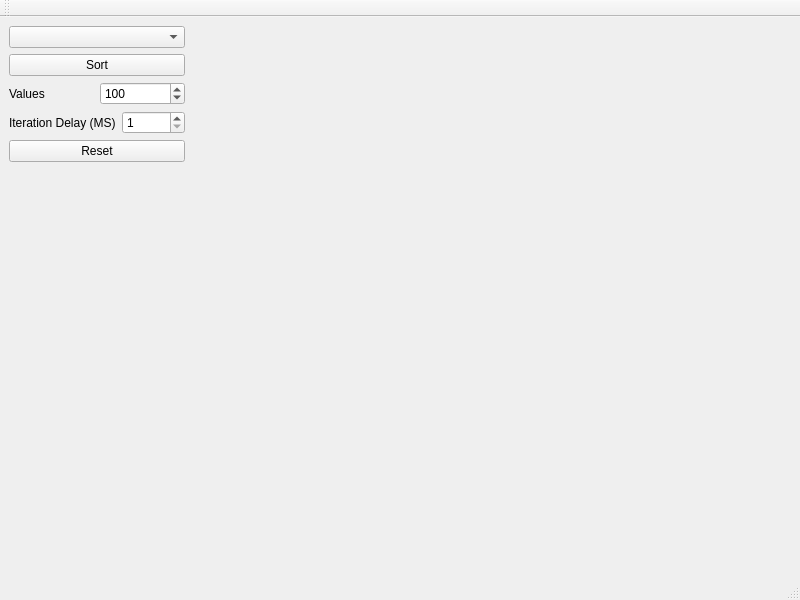
<?xml version="1.0" encoding="UTF-8"?>
<ui version="4.0">
 <class>MainWindow</class>
 <widget class="QMainWindow" name="MainWindow">
  <property name="geometry">
   <rect>
    <x>0</x>
    <y>0</y>
    <width>800</width>
    <height>600</height>
   </rect>
  </property>
  <property name="windowTitle">
   <string>MainWindow</string>
  </property>
  <widget class="QWidget" name="centralwidget">
   <layout class="QHBoxLayout" name="horizontalLayout_2">
    <item>
     <layout class="QVBoxLayout" name="verticalLayout">
      <item>
       <widget class="QComboBox" name="comboBox"/>
      </item>
      <item>
       <widget class="QPushButton" name="sort">
        <property name="text">
         <string>Sort</string>
        </property>
       </widget>
      </item>
      <item>
       <layout class="QHBoxLayout" name="horizontalLayout_3">
        <item>
         <widget class="QLabel" name="label_2">
          <property name="text">
           <string>Values</string>
          </property>
         </widget>
        </item>
        <item>
         <widget class="QSpinBox" name="values">
          <property name="minimum">
           <number>10</number>
          </property>
          <property name="maximum">
           <number>500</number>
          </property>
          <property name="value">
           <number>100</number>
          </property>
         </widget>
        </item>
       </layout>
      </item>
      <item>
       <layout class="QHBoxLayout" name="horizontalLayout">
        <item>
         <widget class="QLabel" name="label">
          <property name="text">
           <string>Iteration Delay (MS)</string>
          </property>
         </widget>
        </item>
        <item>
         <widget class="QSpinBox" name="delay">
          <property name="minimum">
           <number>1</number>
          </property>
          <property name="maximum">
           <number>1000</number>
          </property>
         </widget>
        </item>
       </layout>
      </item>
      <item>
       <widget class="QPushButton" name="reset">
        <property name="text">
         <string>Reset</string>
        </property>
       </widget>
      </item>
      <item>
       <spacer name="verticalSpacer_2">
        <property name="orientation">
         <enum>Qt::Vertical</enum>
        </property>
        <property name="sizeHint" stdset="0">
         <size>
          <width>20</width>
          <height>40</height>
         </size>
        </property>
       </spacer>
      </item>
     </layout>
    </item>
    <item>
     <widget class="QWidget" name="paintArea" native="true">
      <property name="minimumSize">
       <size>
        <width>600</width>
        <height>0</height>
       </size>
      </property>
      <property name="baseSize">
       <size>
        <width>0</width>
        <height>0</height>
       </size>
      </property>
     </widget>
    </item>
   </layout>
  </widget>
  <widget class="QMenuBar" name="menubar">
   <property name="geometry">
    <rect>
     <x>0</x>
     <y>0</y>
     <width>800</width>
     <height>21</height>
    </rect>
   </property>
  </widget>
  <widget class="QStatusBar" name="statusbar"/>
  <widget class="QToolBar" name="toolBar">
   <property name="windowTitle">
    <string>toolBar</string>
   </property>
   <attribute name="toolBarArea">
    <enum>TopToolBarArea</enum>
   </attribute>
   <attribute name="toolBarBreak">
    <bool>false</bool>
   </attribute>
  </widget>
 </widget>
 <resources/>
 <connections/>
</ui>
